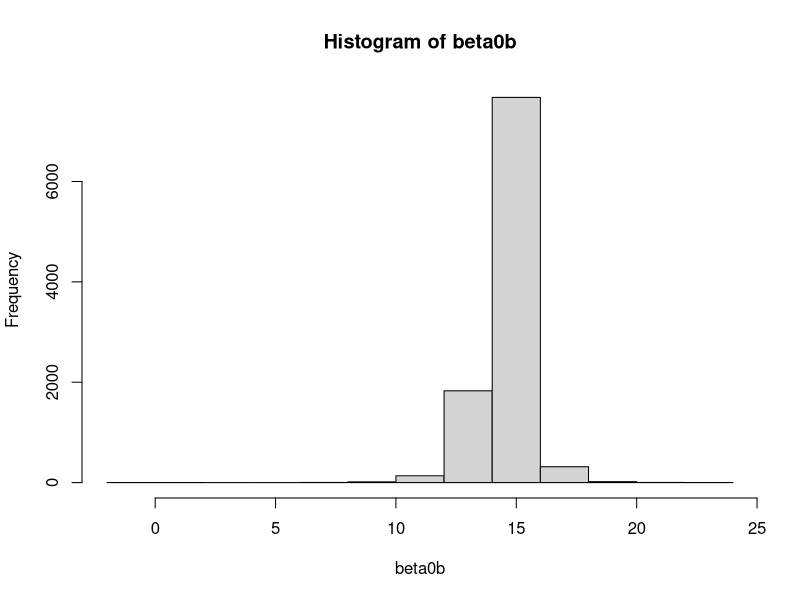
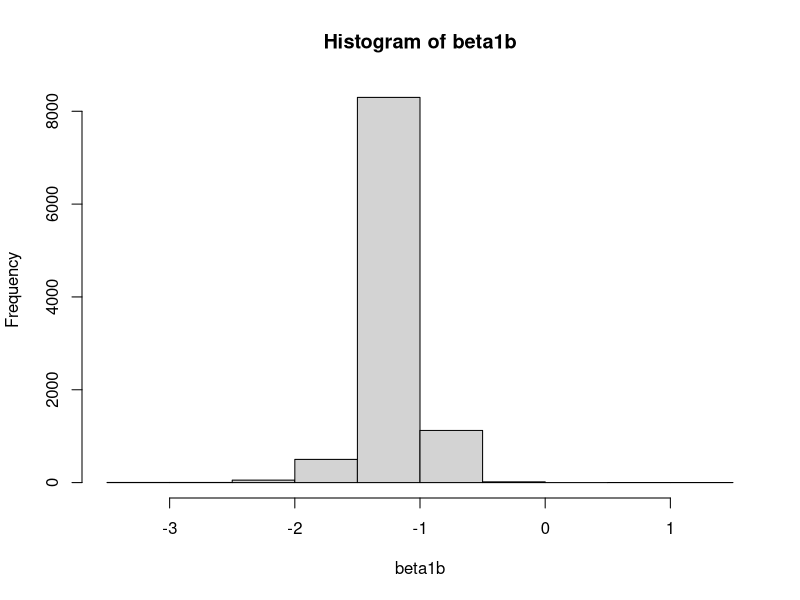
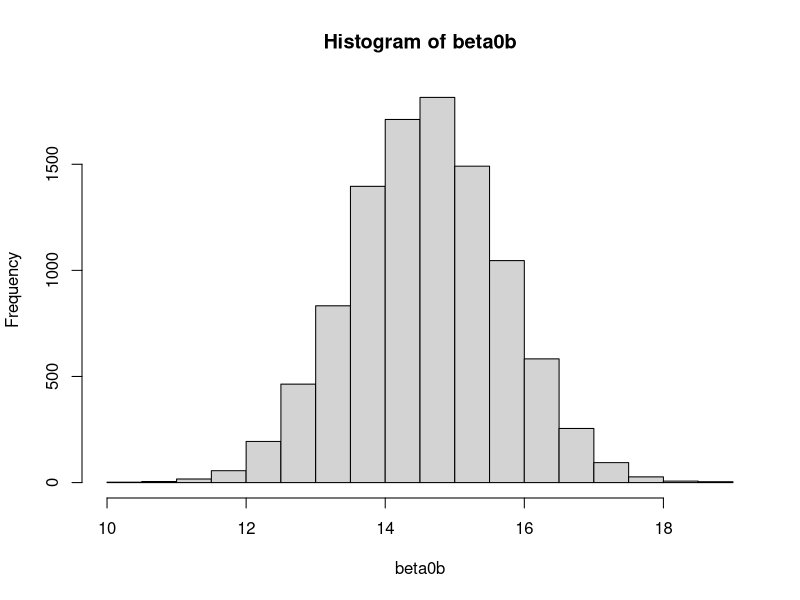
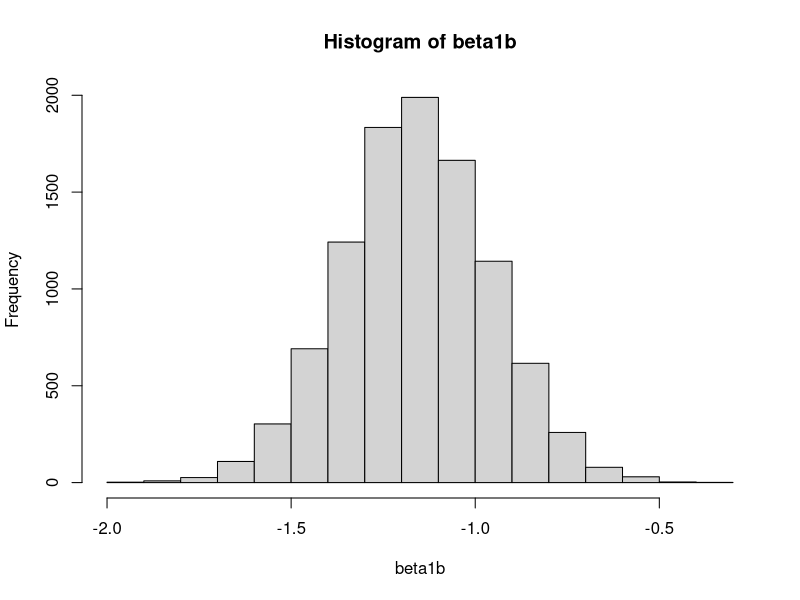
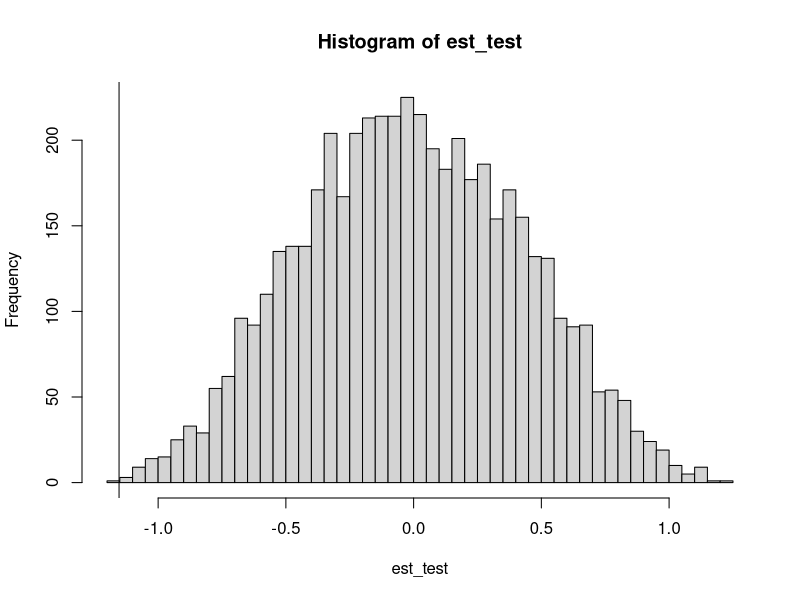

Here is the R script that generated these plots, in order:

############linear regression bootstrap
library(tidyverse)


Y <- c(6.9, 5.1, 7.5, 11.1, 10.9, 4.2, 10.5, 6.8, 12.3, 14.3)
X <- c(6.2, 5.1, 7.6, 2.5, 3.5, 9.4, 4.1, 6.3, 3.0, 0.8)
data <- as_tibble(cbind(Y,X))

#a) construa um IC para b0 e b1 com 95% onde Y = b0 + b1*X + e

B <- 10000 #10000 bootstraps 

beta0b <- numeric(10000)
beta1b <- numeric(10000)

for (i in 1:B){
  sample <- dplyr::sample_n(data, 10, replace = T)
  coefs <- coef(lm(sample$Y ~ sample$X))
  beta0b[i] <- coefs[1]
  beta1b[i] <- coefs[2]
}

hist(beta0b)
hist(beta1b)

quantile(beta0b, c(0.025, 0.975))
quantile(beta1b, c(0.025, 0.975))



#b) Assumindo X dado e erro ~ N(0, sigma²) utilize bootstrap parametrico p/ obter as mesmas estimativas

#Queremos estimar sigma do erro ~ N(0, sigma²) 

model <- lm(Y ~ X)
coefs <- model$coefficients #betas iniciais estimados
sigma <- sigma(model) #estimando sigma dos residuos (erro)

coefs_boot <- c(0,0)

for (i in 1:B){
  y_n <- coefs[1] + coefs[2]*X + rnorm(10, mean = 0, sd = sigma) #geramos Y_boot com X de nossos dados, betas estimados e N(0, sigma^)
  #sample <- dplyr::sample_n(data, 10, replace = T)
  coefs_boot <- coef(lm(y_n ~ X)) #com Y_boot, estimamos beta_boot 
  beta0b[i] <- coefs_boot[1]
  beta1b[i] <- coefs_boot[2]
}

hist(beta0b)
hist(beta1b)

quantile(beta0b, c(0.025, 0.975))
quantile(beta1b, c(0.025, 0.975))


###c) Utilize um teste de permutação para verificar H0: B1 = 0 
#Note que sob H0, Y = Beta0 + e, ou seja, X nao tem efeito algum sob Y
#Assim, podemos permutar os valores Yobs|Xobs e X nao deveria ter efeito algum em Y. 

#Vamos estimar beta1^ 
beta1hat <- coef(lm(Y ~ X))[2]

#Agora, vamos permutar os dados e calcular a dist de Beta1^ sob H0 
est_test <- numeric(5000) #B = 5000 permutações

for (i in 1:5000){
  Y_perm <- sample(Y)
  est_test[i] <- coef(lm(Y_perm ~ X))[2]
}

#histograma da dist de beta1_perm em H0 
hist(est_test,50)
abline(v = beta1hat)

#vamos agora calcular o p-valor de H0 ter gerado o valor beta1^ = -1.15
round(mean(est_test<=beta1hat),2)
#ou seja, aproximadamente 0% das permutações geraram um valor tão ou mais extremo que beta1^ sob H0. 
#assim, podemos rejeitar a 5% a hipótese que B1 = 0. 

#quantile(est_test, c(0.025, 0.975))

###d) Este teste pode ser usado para testar B0 = 0 ?
#Não, ele faz sentido para B1 pois ao setar B1 = 0 temos um efeito na relação entre X e Y: X nao afeta Y e assim podemos testar se isto é verdade.
#Porém ao setar B0 = 0, Y = Beta1*X + e
#Ou seja, ainda temos o efeito entre as variáveis presente. 
#Assim, gerar valores permutados nesta distribuição não iria ser significativo para Beta0. 

